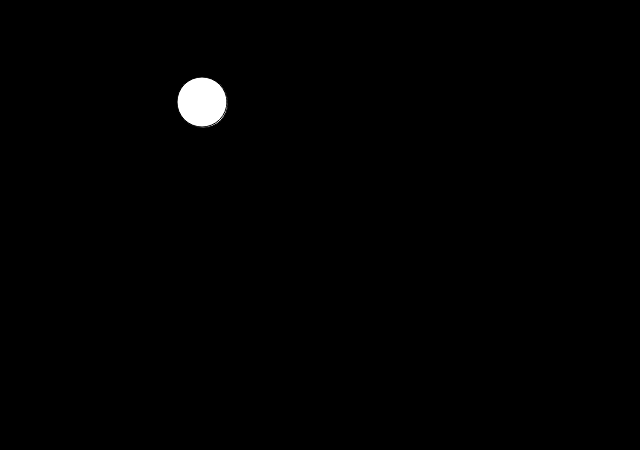
Frame 1 (no input)
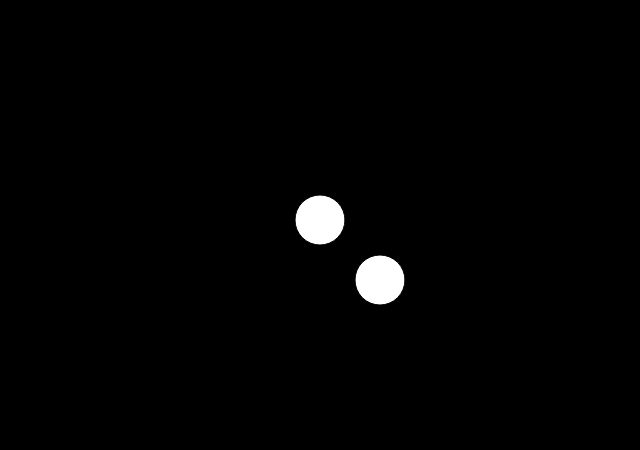
Frame 60 (no input)
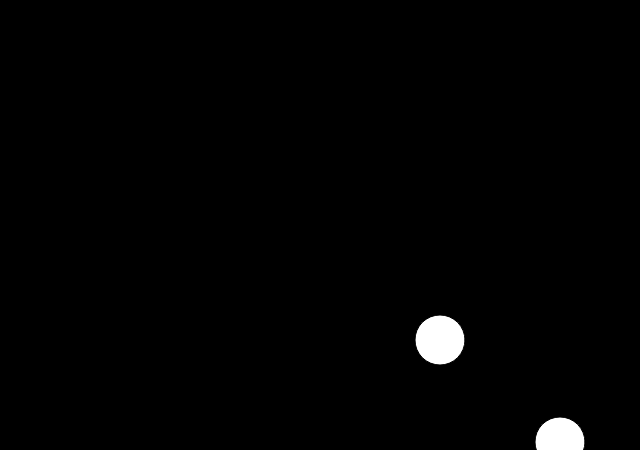
Frame 120 (the mouse pressed at the canvas centre since frame 60)

The p5.js sketch that drew these frames (run headless with seeded random() and noise() and a simulated clock; from frame 60 on, the mouse is pressed at the canvas centre):

// p5.js sketch
// ── sketch.js
  //assign start position and speed for ball 1
  var BallX1 = 200;
  var BallY1 = 100;
  var BallSpeedX1 = 3;
  var BallSpeedY1 = 3;

  //assign start position and speed for ball 2
  var BallX2 = 200;
  var BallY2 = 100;
  var BallSpeedX2 = 2;
  var BallSpeedY2 = 2;

function setup() {
	// create a canvas to draw
	createCanvas(640, 450);
}

function draw() {

	//assign animation to the Ball 1
	BallX1 = BallX1 + BallSpeedX1;
	BallY1 = BallY1 + BallSpeedY1;

	//assign animation to the Ball 2
	BallX2 = BallX2 + BallSpeedX2;
  BallY2 = BallY2 + BallSpeedY2;

  //set-up the (horizontal) out of bound
	if (BallX1 > 640) {
	BallSpeedX1 = -BallSpeedX1;
	}
	if (BallX2 > 640) {
	BallSpeedX2 = -BallSpeedX2;
  }
	if (BallX1 < 0) {
	BallSpeedX1 = -BallSpeedX1;
	}
	if (BallX2 < 0) {
	BallSpeedX2 = -BallSpeedX2;
  }

	//set-up the (Vertical) out of bound
	if (BallY1 > 450) {
	BallSpeedY1 = -BallSpeedY1
	}
	if (BallY2 > 450) {
	BallSpeedY2 = -BallSpeedY2
	}
	if (BallY1 < 0) {
	BallSpeedY1 = -BallSpeedY1
	}
	if (BallY2 < 0) {
	BallSpeedY2 = -BallSpeedY2
	}

	// Background color black
	background(0,0,0);

	// draw Ball 1
	ellipse(BallX1,BallY1,50,50)

	// draw ball 2
	ellipse(BallX2,BallY2,50,50)
}
